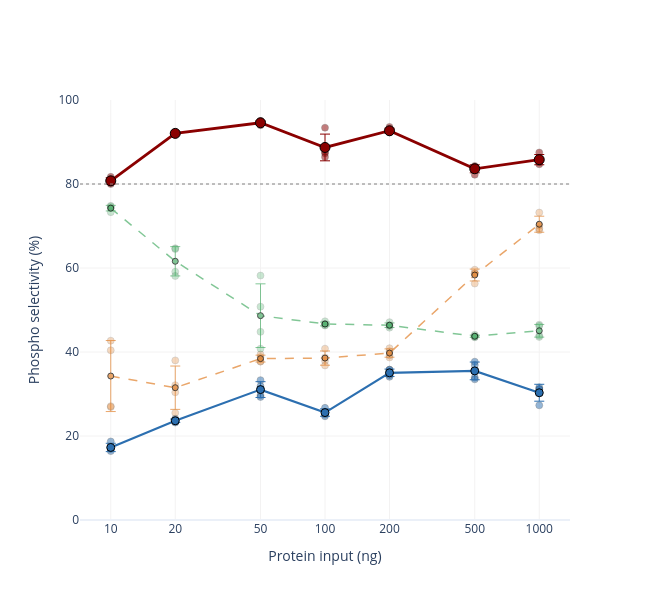

The code cell stored with this chart in its notebook:
### Markdown cell above
### Supplementary Figure 2d - Phosphopeptide selectivity vs input
Phospho precursors / total precursors per run. **classic** is the only workflow that stays
> 80% across the whole range; the default-enrichment SPEC branch (**hybrid**) sits at
~20-35%, and the in-solution branches fail at opposite ends (`wCleanup` at low input,
`woCleanup` at high input). Read together with panel 2b: only the nanoPhos-optimized enrichment
delivers depth *and* selectivity simultaneously.

### Code cell
fig = go.Figure()
add_branch_series(fig, perrun, 'phospho_selectivity_pct', agg=True)
_style(fig, 'Phospho selectivity (%)', yrange=[0, 100], legend=False)
fig.add_hline(y=80, line=dict(color='grey', dash='dot', width=1))
fig.show()
fig.write_image('figures/decoupling/suppl_figure2d_selectivity.pdf', width=600, height=600)

### Figure 1 — Plotly figure (JSON) as saved in the notebook; plotly's stock layout.template omitted (floating-point values rounded to 4 significant figures)
{"data": [{"legendgroup": "classic", "marker": {"color": "#8A0000", "line": {"color": "black", "width": 0.4}, "opacity": 0.5, "size": 7}, "mode": "markers", "showlegend": false, "type": "scatter", "x": [10, 10, 10, 10, 20, 20, 20, 20, 50, 50, 50, 50, 100, 100, 100, 100, 200, 200, 200, 200, 500, 500, 500, 500, 1000, 1000, 1000, 1000], "y": [81.7, 80.0, 80.3, 81.0, 91.9, 91.9, 92.3, 92.1, 94.0, 95.0, 94.5, 94.8, 87.7, 87.3, 93.4, 86.4, 92.3, 92.4, 93.6, 92.4, 84.0, 82.2, 84.3, 84.0, 87.5, 84.7, 85.8, 85.2]}, {"error_y": {"array": [0.7594, 0.1915, 0.4349, 3.18, 0.6185, 0.9605, 1.219], "color": "#8A0000", "thickness": 1, "type": "data", "visible": true, "width": 5}, "legendgroup": "classic", "line": {"color": "#8A0000", "dash": "solid", "width": 2.8}, "marker": {"color": "#8A0000", "line": {"color": "black", "width": 1}, "size": 10}, "mode": "lines+markers", "name": "original nanoPhos", "opacity": 1.0, "type": "scatter", "x": [10, 20, 50, 100, 200, 500, 1000], "y": [80.75, 92.05, 94.58, 88.7, 92.67, 83.62, 85.8]}, {"legendgroup": "hybrid", "marker": {"color": "#2C6FB0", "line": {"color": "black", "width": 0.4}, "opacity": 0.5, "size": 7}, "mode": "markers", "showlegend": false, "type": "scatter", "x": [10, 10, 10, 10, 20, 20, 20, 20, 50, 50, 50, 50, 100, 100, 100, 100, 200, 200, 200, 200, 500, 500, 500, 500, 1000, 1000, 1000, 1000], "y": [18.7, 16.9, 17.1, 16.4, 24.1, 23.4, 23.8, 23.2, 29.7, 33.3, 31.9, 29.3, 25.8, 25.1, 24.7, 26.7, 35.8, 35.8, 34.1, 34.5, 37.7, 36.9, 33.9, 33.5, 31.1, 31.6, 31.2, 27.3]}, {"error_y": {"array": [0.9946, 0.4031, 1.886, 0.877, 0.8813, 2.11, 2.012], "color": "#2C6FB0", "thickness": 1, "type": "data", "visible": true, "width": 5}, "legendgroup": "hybrid", "line": {"color": "#2C6FB0", "dash": "solid", "width": 2.2}, "marker": {"color": "#2C6FB0", "line": {"color": "black", "width": 1}, "size": 8}, "mode": "lines+markers", "name": "SPEC + default enrichment", "opacity": 1.0, "type": "scatter", "x": [10, 20, 50, 100, 200, 500, 1000], "y": [17.27, 23.62, 31.05, 25.57, 35.05, 35.5, 30.3]}, {"legendgroup": "wCleanup", "marker": {"color": "#E1812C", "line": {"color": "black", "width": 0.4}, "opacity": 0.3, "size": 7}, "mode": "markers", "showlegend": false, "type": "scatter", "x": [10, 10, 10, 10, 20, 20, 20, 20, 50, 50, 50, 50, 100, 100, 100, 100, 200, 200, 200, 200, 500, 500, 500, 500, 1000, 1000, 1000, 1000], "y": [40.4, 42.7, 26.9, 27.1, 32.1, 38.0, 25.5, 30.4, 38.8, 37.7, 39.4, 37.8, 40.8, 37.9, 36.8, 38.7, 40.2, 38.7, 40.9, 39.2, 58.7, 56.3, 58.7, 59.6, 70.1, 73.2, 69.0, 69.4]}, {"error_y": {"array": [8.453, 5.158, 0.818, 1.69, 0.9883, 1.415, 1.905], "color": "#E1812C", "thickness": 1, "type": "data", "visible": true, "width": 5}, "legendgroup": "wCleanup", "line": {"color": "#E1812C", "dash": "dash", "width": 1.5}, "marker": {"color": "#E1812C", "line": {"color": "black", "width": 1}, "size": 6}, "mode": "lines+markers", "name": "In-solution digestion + cleanup + default enrichment", "opacity": 0.7, "type": "scatter", "x": [10, 20, 50, 100, 200, 500, 1000], "y": [34.27, 31.5, 38.42, 38.55, 39.75, 58.33, 70.42]}, {"legendgroup": "woCleanup", "marker": {"color": "#4DAF6A", "line": {"color": "black", "width": 0.4}, "opacity": 0.3, "size": 7}, "mode": "markers", "showlegend": false, "type": "scatter", "x": [10, 10, 10, 10, 20, 20, 20, 20, 50, 50, 50, 50, 100, 100, 100, 100, 200, 200, 200, 200, 500, 500, 500, 500, 1000, 1000, 1000, 1000], "y": [74.6, 74.3, 73.3, 74.8, 64.7, 59.1, 58.1, 64.5, 40.8, 58.2, 44.8, 50.8, 46.3, 46.4, 47.3, 46.7, 45.8, 47.1, 46.2, 46.4, 43.5, 43.8, 44.1, 43.6, 43.9, 46.5, 43.6, 46.2]}, {"error_y": {"array": [0.6658, 3.489, 7.578, 0.45, 0.5439, 0.2646, 1.511], "color": "#4DAF6A", "thickness": 1, "type": "data", "visible": true, "width": 5}, "legendgroup": "woCleanup", "line": {"color": "#4DAF6A", "dash": "dash", "width": 1.5}, "marker": {"color": "#4DAF6A", "line": {"color": "black", "width": 1}, "size": 6}, "mode": "lines+markers", "name": "In-solution digestion + default enrichment", "opacity": 0.7, "type": "scatter", "x": [10, 20, 50, 100, 200, 500, 1000], "y": [74.25, 61.6, 48.65, 46.67, 46.38, 43.75, 45.05]}], "layout": {"font": {"size": 12}, "height": 600, "legend": {"bgcolor": "rgba(255,255,255,0.6)", "font": {"size": 10}, "title": {"text": "Workflow"}, "x": 0.01, "xanchor": "left", "y": 0.99, "yanchor": "top"}, "shapes": [{"line": {"color": "grey", "dash": "dot", "width": 1}, "type": "line", "x0": 0, "x1": 1, "xref": "x domain", "y0": 80, "y1": 80, "yref": "y"}], "showlegend": false, "width": 650, "xaxis": {"gridcolor": "#F3F2F2", "ticktext": ["10", "20", "50", "100", "200", "500", "1000"], "tickvals": [10, 20, 50, 100, 200, 500, 1000], "title": {"text": "Protein input (ng)"}, "type": "log"}, "yaxis": {"gridcolor": "#F3F2F2", "range": [0, 100], "rangemode": "normal", "title": {"text": "Phospho selectivity (%)"}}}}
